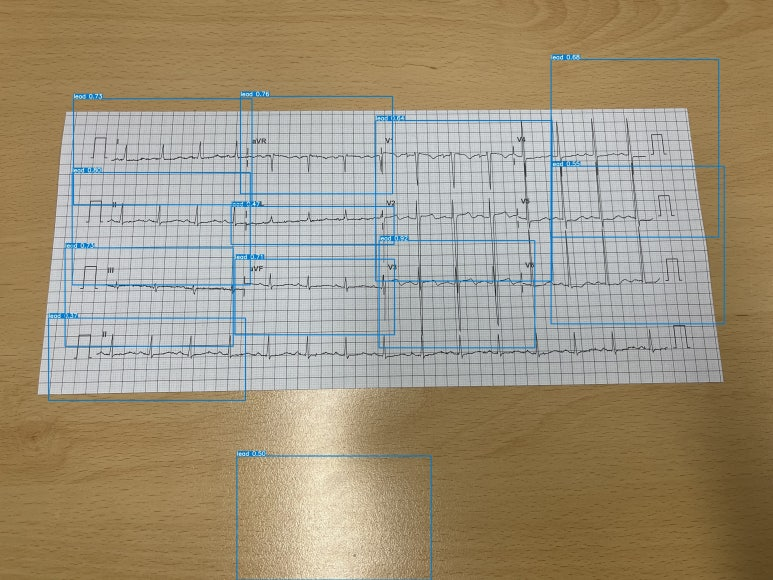
#> input picture images/before1.jpeg, 773 x 580 px
$ python -i augmentation.py   (imports and definitions only)
#> lines starting #> are read from the running program, lines starting #| are printed output that depends on the picture
#> further down, picture is the input picture: shape (580, 773, 3); mean B, G, R 125, 148, 160
import cv2
import os
import numpy as np
import random
from tqdm import tqdm
from scipy.stats import norm
import shutil
from sklearn.model_selection import train_test_split
from skimage.transform import warp

# 전역 변수 설정
rectangles = []  # 사각형 좌표를 저장할 리스트
start_point = None
end_point = None
drawing = False
delete_mode = False  # 삭제 모드 플래그
image = None
img_copy = None
img_with_text = None  # 텍스트가 추가된 이미지

# [96 lines left out: function add_background_noise, not called in this run]


# 그림자 효과 생성 함수
def generate_spot_light_mask(mask_size, position=None, max_brightness=255, min_brightness=0, mode="gaussian", linear_decay_rate=None):
    if position is None:
        position = [(random.randint(0, mask_size[0]), random.randint(0, mask_size[1]))]
    if mode == "gaussian":
        mu = np.sqrt(mask_size[0] ** 2 + mask_size[1] ** 2)
        dev = mu / 3.5
        mask = _decay_value_radically_norm_in_matrix(mask_size, position, max_brightness, min_brightness, dev)
    mask = np.asarray(mask, dtype=np.uint8)
    mask = cv2.medianBlur(mask, 5)
    mask = 255 - mask
    return mask

def _decay_value_radically_norm_in_matrix(mask_size, centers, max_value, min_value, dev):
    center_prob = norm.pdf(0, 0, dev)
    x_value_rate = np.zeros((mask_size[1], mask_size[0]))
    for center in centers:
        coord_x = np.arange(mask_size[0])
        coord_y = np.arange(mask_size[1])
        xv, yv = np.meshgrid(coord_x, coord_y)
        dist_x = xv - center[0]
        dist_y = yv - center[1]
        dist = np.sqrt(np.power(dist_x, 2) + np.power(dist_y, 2))
        x_value_rate += norm.pdf(dist, 0, dev) / center_prob
    mask = x_value_rate * (max_value - min_value) + min_value
    mask[mask > 255] = 255
    return mask

def add_spot_light(image, light_position=None, max_brightness=255, min_brightness=0, mode="gaussian", transparency=None):
#> called with max_brightness = 255, min_brightness = 0, mode = 'gaussian'
    if transparency is None:
        transparency = random.uniform(0.5, 0.85)
    frame = np.copy(image)
    height, width, _ = frame.shape
#> height = 580; width = 773
    hsv = cv2.cvtColor(frame, cv2.COLOR_BGR2HSV)
#> hsv: shape (580, 773, 3); mean H, S, V 52.5, 76.8, 165.1
    mask = generate_spot_light_mask((width, height), light_position, max_brightness, min_brightness, mode)
    hsv[:, :, 2] = hsv[:, :, 2] * transparency + mask * (1 - transparency)
#> hsv: shape (580, 773, 3); mean H, S, V 52.5, 76.8, 158.3
    frame = cv2.cvtColor(hsv, cv2.COLOR_HSV2BGR)
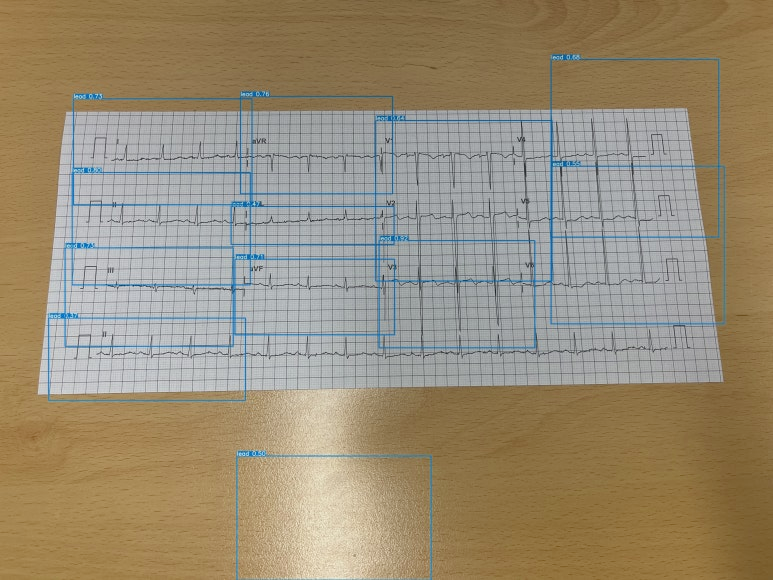
#> frame: shape (580, 773, 3); mean B, G, R 117.6, 140.8, 153.4
    frame[frame > 255] = 255
    return np.asarray(frame, dtype=np.uint8)

# 왜곡 효과 생성 함수
# [12 lines left out: function add_bend_distortion, not called in this run]

root = "/media/jwlee/9611c7a0-8b37-472c-8bbb-66cac63bc1c7/"
version = "ECG_yolov7_datasets_v2"
set_list = ["train", "test", "valid"]
folder_list = ["images", "labels"]
bg_path = os.path.expanduser(os.path.join(os.getcwd(), "bg_noises"))
pi_path = os.path.expanduser(os.path.join(os.getcwd(), "bg_papers"))
# [58 lines not run here, left out]

>>> import cv2
>>> picture = cv2.imread('images/before1.jpeg')
>>> result = add_spot_light(picture)
